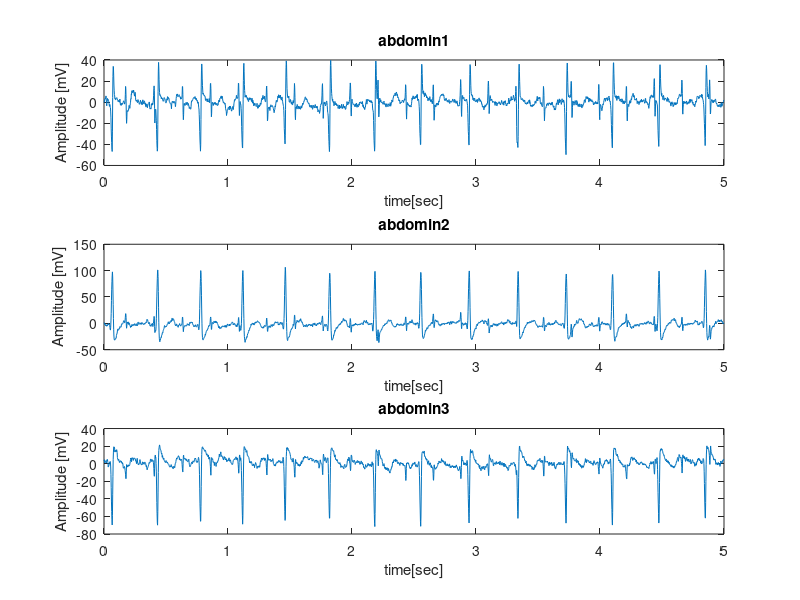
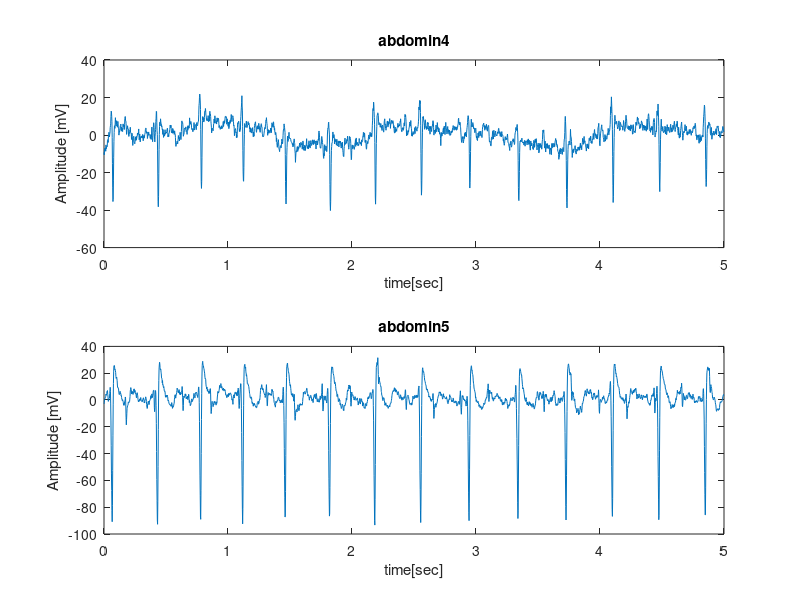
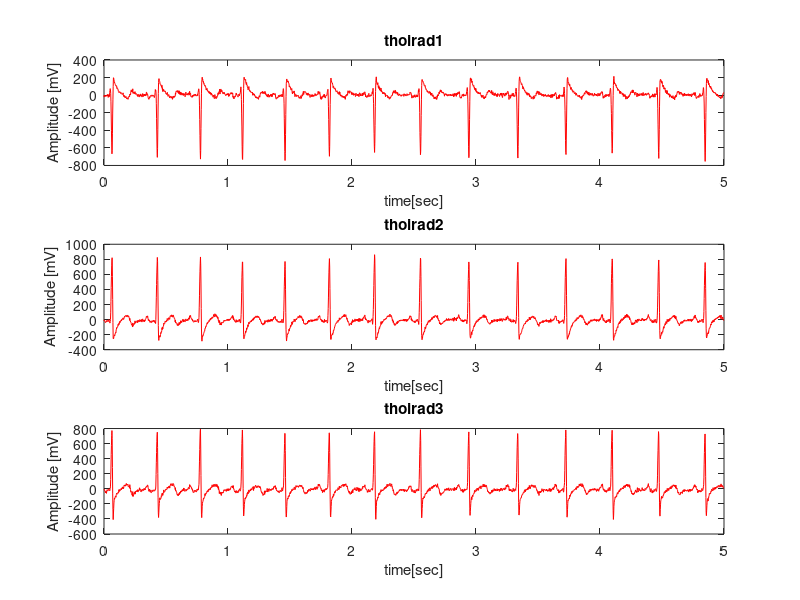

The MATLAB source for these figures, in order: (Note: this script raises an error after producing the figures.)
% MATLAB code for SISO-ANC system
clc;
clear all;
close all;
% loading the Input data
load('foetal_ecg.dat');
x=foetal_ecg;
% time signal;
% given sampling frequency
Fs=500;
timesig=x(:,1);
% abdnomial signals
abdomin1=x(:,2);
abdomin2=x(:,3);
abdomin3=x(:,4);
abdomin4=x(:,5);
abdomin5=x(:,6);
%thoriad signals
thoirad1=x(:,7);
thoirad2=x(:,8);
thoirad3=x(:,9);
figure
subplot(3,1,1);
plot(timesig,abdomin1);
title('abdomin1');
xlabel('time[sec]');
ylabel('Amplitude [mV]');
subplot(3,1 ,2);
plot(timesig,abdomin2);
title('abdomin2');
xlabel('time[sec]');
ylabel('Amplitude [mV]');
subplot(3,1,3);
plot(timesig,abdomin3);
title('abdomin3');
xlabel('time[sec]');
ylabel('Amplitude [mV]');
figure
subplot(2,1,1);
plot(timesig,abdomin4);
title('abdomin4');
xlabel('time[sec]');
ylabel('Amplitude [mV]');
subplot(2,1,2);
plot(timesig,abdomin5);
title('abdomin5');
xlabel('time[sec]');
ylabel('Amplitude [mV]');
figure
subplot(3,1,1);
plot(timesig,thoirad1,'r');
title('thoirad1');
xlabel('time[sec]');
ylabel('Amplitude [mV]');
subplot(3,1,2);
plot(timesig,thoirad2,'r');
title('thoirad2');
xlabel('time[sec]');
ylabel('Amplitude [mV]');
subplot(3,1,3);
plot(timesig,thoirad3,'r');
title('thoirad3');
xlabel('time[sec]');
ylabel('Amplitude [mV]');
%% LMS application for fetus Extraction
% Taking the average of Fetus+ Mothers signal
d=(abdomin1+abdomin2+abdomin3+abdomin4+abdomin5)/5;
% Taking the Average of mothers signal mostly
a=(thoirad3+thoirad1+thoirad2)/3;
% Intialising the Step size
mue= 0.00000002;
% nth order of the filter
nord=12;
X=convm(a,nord);
%Applying LMS algorithm using lms basic function.
[A1,E1,y1] = lms(X,d,mue,nord);
%% Applying NLMS algorithm using nlms basic function
% Defining the beta value
beta=0.009;
nord=12;
X=convm(a,nord);
%Applying nLMS algorithm using lms basic function.
[A2,E2,y2] = nlms(X,d,beta,nord);
%% Applying for LLMS using llms basic function
mu=0.0000002;
gammax=0.001;
nord=12;
X=convm(a,nord);
%Applying LMS algorithm using lms basic function.
[A4,E4,y4] = llms(X,d,mu,gammax,nord);
%% Fetus + mothers;
figure
subplot(2,1,1)
plot(timesig,d(1:2500),'r-');
hold on;
plot(timesig,d(1:2500),'k--');
hold on;
plot(timesig,d(1:2500),'g-.');
hold on;
title('Fetus+mothers ECG for SISO');
xlabel('time[sec]');
ylabel('Amplitude [mV]');
legend('SISO-LMS','SISO-NLMS','SISO-LLMS');
%% Mothers signal
subplot(2,1,2)
plot(timesig,a(1:2500),'r-');
hold on;
plot(timesig,a(1:2500),'k--');
hold on;
plot(timesig,a(1:2500),'g-.');
hold on;
title('Mothers ECG for SISO');
xlabel('time[sec]');
ylabel('Amplitude [mV]');
legend('SISO-LMS','SISO-NLMS','SISO-LLMS');
%% Filter output
figure
subplot(2,1,1)
plot(timesig,y1(1:2500),'r-');
hold on;
plot(timesig,y2(1:2500),'k--');
hold on;
plot(timesig,y4(1:2500),'g-.');
hold on;
title('filter output');
xlabel('time[sec]');
ylabel('Amplitude [mV]');
%axis([0 1 -15 15])
legend('SISO-LMS','SISO-NLMS','SISO-LLMS')
%% plotting final fetus signalsignal.
subplot(2,1,2);
plot(timesig,E1(1:2500),'r-');
hold on;
plot(timesig,E2(1:2500),'k--');
hold on;
plot(timesig,E4(1:2500),'g-.');
hold on;
title('Fetus ECG for SISO');
xlabel('time[sec]');
ylabel('Amplitude [mV]');
%axis([0 1 -15 15])
legend('SISO-LMS','SISO-NLMS','SISO-LLMS');